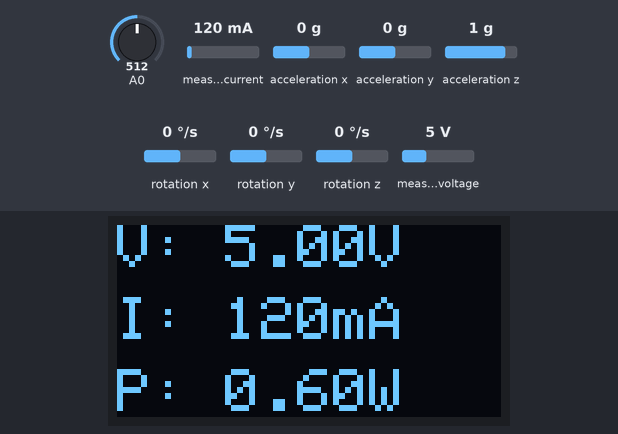
The sketch below on a simulated ESP8266 (NodeMCU). Parts: 128×64 one-colour display. Inputs (shaded band) come from the test bench; at power-on: measured current 120 mA, measured voltage 5 V, A0 = 512, acceleration x 0 g, acceleration y 0 g, acceleration z 1 g, rotation x 0 °/s, rotation y 0 °/s, rotation z 0 °/s. What the sketch prints to the serial monitor is not drawn.

Above: at 7.2 s.
7.3 s: measured current set to 0 mA
At 9.1 s:
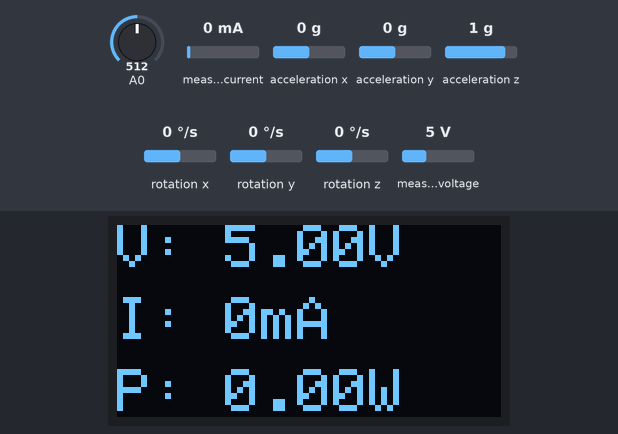
9.7 s: measured voltage set to 0.3 V
At 11.5 s:
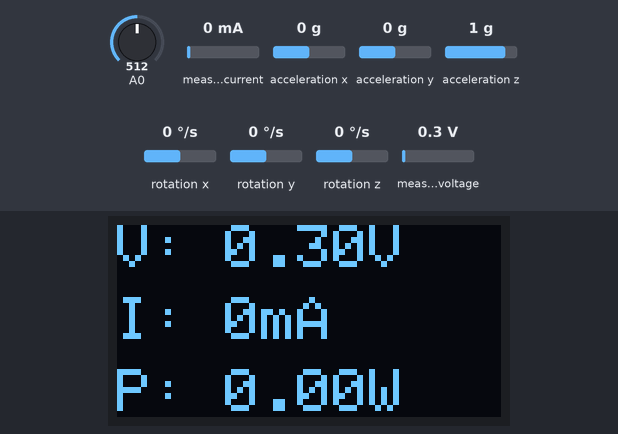
11.8 s: measured current set to 40 mA
At 12.8 s:
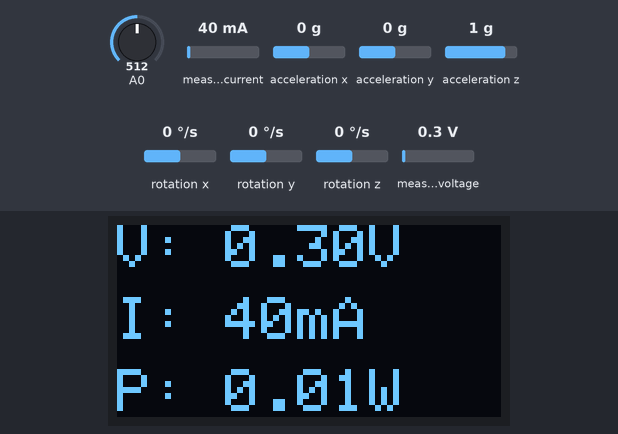
13.9 s: measured voltage set to 3.8 V
At 15.3 s:
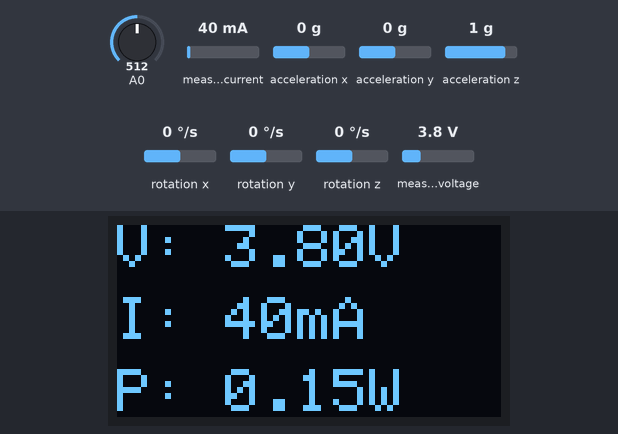
Timing chart, 0 to 16.9 s (numbered marks = the images above; inputs shaded):
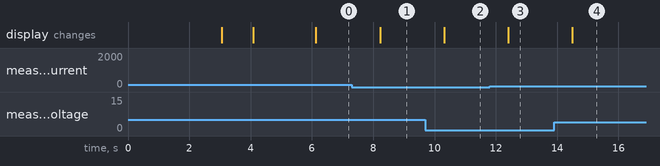

Measured:
- after the input at 7.3 s, the display: changes after 0.92 s (image 1)
- after the input at 9.7 s, the display: changes after 0.61 s (image 2)
- after the input at 11.8 s, the display: changes after 0.60 s (image 3)
- after the input at 13.9 s, the display: changes after 0.60 s (image 4)

The sketch:

Basic_sensor_module.ino
```cpp
/*********
 Electric (EV) & Autonomous vehicle (AV) module kit
 By FABLab Bangkok
*********/

#include <Wire.h>
#include <Adafruit_INA219.h>
#include <Adafruit_GFX.h>
#include <Adafruit_SSD1306.h>
#include <MPU6050.h>

#define light 2                     // analog pin header of light sensor
const float ADC_REF_VOLTAGE = 5.0;  // Reference voltage (adjust if 3.3V)
const int ADC_RESOLUTION = 4095;    // For 12-bit ADC
Adafruit_INA219 ina219;             // Battery monitoring sensor
//---------------------------------------------------------------------------
MPU6050 mpu;                           // IMU sensor
int16_t axr, ayr, azr, gxr, gyr, gzr;  // Setup IMU variable
// Choose full-scale ranges and matching scale constants
//  Accel: 0=±2g, 1=±4g, 2=±8g, 3=±16g
//  Gyro : 0=±250, 1=±500, 2=±1000, 3=±2000 °/s

const uint8_t ACCEL_RANGE = 1;  // ±4g
const uint8_t GYRO_RANGE = 1;   // ±500 dps

// Scale factors (LSB per unit) for the chosen ranges:
const float ACC_SCALE = 8192.0f;  // LSB/g for ±4g
const float GYR_SCALE = 65.5f;    // LSB/(°/s) for ±500 dps

// Optional: enter your factory/calibrated offsets (in raw LSB units)
const int16_t AX_OFF = 0, AY_OFF = 0, AZ_OFF = 0;
const int16_t GX_OFF = 0, GY_OFF = 0, GZ_OFF = 0;

// Complementary filter state
float roll_deg = 0.0f;   // x-axis rotation
float pitch_deg = 0.0f;  // y-axis rotation
float alpha = 0.98f;     // 0.96–0.99; higher = more gyro trust (gyroscope bias)

uint32_t lastMicros = 0;  // timestamp setup
// (1 Radian = 57.3 degree = 180/PI
static inline float rad2deg(float r) {
  return r * 180.0f / PI;
}
//-----------------------------------------------------------------
int light_value;          // Light sensor value 0-4095
#define SCREEN_WIDTH 128  // OLED display width, in pixels
#define SCREEN_HEIGHT 64  // OLED display height, in pixels

// Declaration for an SSD1306 display connected to I2C (SDA, SCL pins)
// The -1 parameter means no reset pin, which is common for built-in OLEDs.
Adafruit_SSD1306 display(SCREEN_WIDTH, SCREEN_HEIGHT, &Wire, -1);
// 'FabLab Bangkok Logo Black', 128x64px
const unsigned char FriedRice[] PROGMEM = {
  0xff, 0xff, 0xff, 0xff, 0xff, 0xff, 0xff, 0xff, 0xff, 0xff, 0xff, 0xff, 0xff, 0xff, 0xff, 0xff,
  0xff, 0xff, 0xff, 0xff, 0xff, 0xff, 0xff, 0xff, 0xff, 0xff, 0xff, 0xff, 0xff, 0xff, 0xff, 0xff,
  0xff, 0xff, 0xff, 0xff, 0xff, 0xff, 0xff, 0xff, 0xff, 0xff, 0xff, 0xff, 0xff, 0xff, 0xff, 0xff,
  0xff, 0xff, 0xff, 0xff, 0xff, 0xff, 0xff, 0xff, 0xff, 0xff, 0xff, 0xff, 0xff, 0xff, 0xff, 0xff,
  0xff, 0xff, 0xff, 0xff, 0xff, 0xff, 0xff, 0xff, 0xff, 0xff, 0xff, 0xff, 0xff, 0xff, 0xff, 0xff,
  0xff, 0xff, 0xff, 0xff, 0xff, 0xff, 0xff, 0xff, 0xff, 0xff, 0xff, 0xff, 0xff, 0xff, 0xff, 0xff,
  0xff, 0xff, 0xff, 0xff, 0xff, 0xff, 0xff, 0xff, 0xff, 0xff, 0xff, 0xff, 0xff, 0xff, 0xff, 0xff,
  0xff, 0xff, 0xff, 0xff, 0xff, 0xff, 0xff, 0xe3, 0xff, 0xff, 0xff, 0xff, 0xff, 0xff, 0xff, 0xff,
  0xff, 0xff, 0xff, 0xff, 0xff, 0xff, 0xe2, 0x7f, 0x7f, 0xff, 0xff, 0xff, 0xff, 0xff, 0xff, 0xff,
  0xff, 0xff, 0xff, 0xff, 0xff, 0xfc, 0xff, 0xff, 0xf9, 0xff, 0xc7, 0xfb, 0xff, 0xff, 0xff, 0xff,
  0xff, 0xff, 0xff, 0xff, 0xff, 0xf3, 0xff, 0xff, 0xff, 0x3e, 0xff, 0x7e, 0xff, 0xff, 0xff, 0xff,
  0xff, 0xff, 0xff, 0xfb, 0xff, 0xe7, 0xff, 0xff, 0xff, 0xf1, 0xff, 0xbf, 0xbf, 0xff, 0xff, 0xff,
  0xff, 0xff, 0xff, 0xef, 0xff, 0x3f, 0xff, 0xff, 0xff, 0xf9, 0xff, 0xdf, 0xef, 0xff, 0xff, 0xff,
  0xff, 0xff, 0xff, 0xff, 0xfe, 0xff, 0xff, 0x07, 0xff, 0xfc, 0xff, 0xe7, 0xf7, 0xff, 0xff, 0xff,
  0xff, 0xff, 0xff, 0x7f, 0xf9, 0xff, 0xff, 0xfe, 0xff, 0xfc, 0xff, 0x9f, 0x1d, 0xff, 0xff, 0xff,
  0xff, 0xff, 0xfe, 0xff, 0xf7, 0xff, 0xff, 0xff, 0x3f, 0xfe, 0x7f, 0x7f, 0xef, 0xff, 0xff, 0xff,
  0xff, 0xff, 0xff, 0xff, 0xef, 0xfe, 0xff, 0xff, 0x9f, 0xfc, 0x9e, 0xff, 0xf7, 0xff, 0xff, 0xff,
  0xff, 0xff, 0xf7, 0xff, 0x9f, 0xfd, 0xff, 0xff, 0x9f, 0xfc, 0x05, 0xff, 0xf7, 0xdf, 0xff, 0xff,
  0xff, 0xff, 0xef, 0xff, 0x1f, 0xfd, 0xff, 0xff, 0xaf, 0xfe, 0x01, 0xff, 0xf3, 0xef, 0xff, 0xff,
  0xff, 0xff, 0xff, 0xfc, 0x3f, 0xff, 0xff, 0xff, 0xef, 0xff, 0x11, 0xff, 0xf7, 0xf7, 0xff, 0xff,
  0xff, 0xff, 0xdf, 0xf8, 0x3f, 0xfd, 0xff, 0xff, 0xff, 0xff, 0x04, 0xff, 0xe7, 0xfb, 0xff, 0xff,
  0xff, 0xff, 0xbf, 0xf8, 0x7f, 0xfe, 0xff, 0xff, 0xdf, 0xff, 0x00, 0x7e, 0x78, 0xfb, 0xff, 0xff,
  0xff, 0xff, 0xff, 0xe2, 0xff, 0xfe, 0xff, 0xff, 0xff, 0xfe, 0x00, 0x3b, 0xff, 0x7d, 0xff, 0xff,
  0xff, 0xff, 0x7f, 0xe2, 0x1f, 0xff, 0xcf, 0xfc, 0xff, 0xf8, 0x06, 0x17, 0xff, 0xbe, 0xff, 0xff,
  0xff, 0xfe, 0xff, 0xc2, 0x07, 0xff, 0xe1, 0x03, 0xff, 0xf0, 0x02, 0x0f, 0xff, 0xde, 0xff, 0xff,
  0xff, 0xff, 0xff, 0x18, 0x07, 0xff, 0xfe, 0xff, 0xff, 0xf0, 0x01, 0x0f, 0xff, 0xdf, 0xff, 0xff,
  0xff, 0xff, 0xff, 0x94, 0x07, 0xff, 0xff, 0xff, 0xff, 0xe0, 0x00, 0x8f, 0xff, 0x9f, 0x7f, 0xff,
  0xff, 0xfd, 0xff, 0x06, 0x21, 0xff, 0xff, 0xff, 0xff, 0xe0, 0x00, 0x0f, 0xff, 0x9f, 0xff, 0xff,
  0xff, 0xfd, 0xff, 0x08, 0x20, 0x3f, 0xff, 0xff, 0xff, 0x80, 0x00, 0x0f, 0xff, 0x1f, 0xbf, 0xff,
  0xff, 0xfd, 0xff, 0x40, 0x00, 0x0f, 0xff, 0xff, 0xf8, 0x00, 0x00, 0x03, 0xfe, 0x3f, 0xbf, 0xff,
  0xff, 0xfd, 0xff, 0x06, 0x00, 0x07, 0xff, 0xfe, 0x00, 0x01, 0x81, 0x01, 0xf0, 0x7f, 0xbf, 0xff,
  0xff, 0xfd, 0xfe, 0x91, 0x80, 0x00, 0xe3, 0xf8, 0x00, 0x00, 0x01, 0x00, 0x1e, 0xff, 0xbf, 0xff,
  0xff, 0xfd, 0xff, 0x00, 0x06, 0x00, 0x00, 0x00, 0x00, 0x40, 0x00, 0x00, 0xfe, 0xff, 0xbf, 0xff,
  0xff, 0xfd, 0xff, 0x00, 0xb1, 0x00, 0x00, 0x00, 0x00, 0x11, 0x00, 0x03, 0xfe, 0xff, 0xbf, 0xff,
  0xff, 0xfd, 0xff, 0x01, 0x68, 0x06, 0x83, 0x00, 0x60, 0x40, 0x00, 0x0f, 0xfe, 0x7f, 0xbf, 0xff,
  0xff, 0xff, 0xff, 0x00, 0x09, 0x80, 0xc0, 0x30, 0x00, 0x04, 0x00, 0x3f, 0xfe, 0xff, 0x7f, 0xff,
  0xff, 0xfe, 0xff, 0x90, 0x82, 0x00, 0x00, 0x11, 0x02, 0x02, 0x01, 0xff, 0xfe, 0xff, 0x7f, 0xff,
  0xff, 0xfe, 0xff, 0x88, 0x02, 0x00, 0x10, 0x00, 0x08, 0x00, 0x0f, 0xff, 0xfe, 0xff, 0x7f, 0xff,
  0xff, 0xfe, 0xff, 0xc8, 0x60, 0x00, 0x01, 0x00, 0x00, 0x00, 0x1f, 0xff, 0xfe, 0xfe, 0xff, 0xff,
  0xff, 0xff, 0x7f, 0xc0, 0x01, 0x00, 0x20, 0x01, 0x00, 0x40, 0x0f, 0xff, 0xf9, 0xfe, 0xff, 0xff,
  0xff, 0xff, 0x3f, 0xe0, 0x00, 0x00, 0x04, 0x00, 0x42, 0x00, 0x07, 0xff, 0xf3, 0xfd, 0xff, 0xff,
  0xff, 0xff, 0xbf, 0xf8, 0x00, 0x20, 0x00, 0x00, 0x08, 0x00, 0x01, 0xff, 0xc7, 0xfb, 0xff, 0xff,
  0xff, 0xff, 0xdf, 0xfe, 0x40, 0x00, 0x01, 0x00, 0x00, 0x00, 0x00, 0xff, 0x1f, 0xfb, 0xff, 0xff,
  0xff, 0xff, 0xef, 0xfe, 0x30, 0x10, 0x00, 0x00, 0x00, 0x00, 0x00, 0x00, 0x7f, 0xf7, 0xff, 0xff,
  0xff, 0xff, 0xf7, 0xff, 0x80, 0x02, 0x00, 0x00, 0x00, 0x00, 0x00, 0x07, 0xff, 0xef, 0xff, 0xff,
  0xff, 0xff, 0xfb, 0xff, 0xc0, 0x0a, 0x02, 0x00, 0x40, 0x00, 0x00, 0x3f, 0xff, 0xdf, 0xff, 0xff,
  0xff, 0xff, 0xfd, 0xff, 0xf0, 0x00, 0x00, 0x00, 0x00, 0x00, 0x00, 0xff, 0xff, 0xbf, 0xff, 0xff,
  0xff, 0xff, 0xfe, 0x7f, 0xfe, 0x00, 0x00, 0x00, 0x04, 0x00, 0x07, 0xff, 0xfe, 0x7f, 0xff, 0xff,
  0xff, 0xff, 0xff, 0x3f, 0xff, 0xe0, 0x60, 0x01, 0x00, 0x00, 0x9f, 0xff, 0xfc, 0xff, 0xff, 0xff,
  0xff, 0xff, 0xff, 0xcf, 0xff, 0xf1, 0x00, 0x00, 0x00, 0x10, 0xff, 0xff, 0xf1, 0xff, 0xff, 0xff,
  0xff, 0xff, 0xff, 0xf3, 0xff, 0xff, 0x80, 0x00, 0x00, 0xff, 0xff, 0xff, 0xc7, 0xff, 0xff, 0xff,
  0xff, 0xff, 0xff, 0xf8, 0xff, 0xff, 0xf8, 0xe7, 0x7f, 0xff, 0xff, 0xff, 0x1f, 0xff, 0xff, 0xff,
  0xff, 0xff, 0xff, 0xfe, 0x3f, 0xff, 0xff, 0xff, 0xff, 0xff, 0xff, 0xfc, 0x7f, 0xff, 0xff, 0xff,
  0xff, 0xff, 0xff, 0xff, 0xc7, 0xff, 0xff, 0xff, 0xff, 0xff, 0xff, 0xf1, 0xff, 0xff, 0xff, 0xff,
  0xff, 0xff, 0xff, 0xff, 0xf0, 0xff, 0xff, 0xff, 0xff, 0xff, 0xff, 0x87, 0xff, 0xff, 0xff, 0xff,
  0xff, 0xff, 0xff, 0xff, 0xfe, 0x1f, 0xff, 0xff, 0xff, 0xff, 0xfc, 0x3f, 0xff, 0xff, 0xff, 0xff,
  0xff, 0xff, 0xff, 0xff, 0xff, 0xc1, 0xff, 0xff, 0xff, 0xff, 0xc1, 0xff, 0xff, 0xff, 0xff, 0xff,
  0xff, 0xff, 0xff, 0xff, 0xff, 0xfc, 0x07, 0xff, 0xff, 0xf0, 0x1f, 0xff, 0xff, 0xff, 0xff, 0xff,
  0xff, 0xff, 0xff, 0xff, 0xff, 0xff, 0xe0, 0x00, 0x00, 0x07, 0xff, 0xff, 0xff, 0xff, 0xff, 0xff,
  0xff, 0xff, 0xff, 0xff, 0xff, 0xff, 0xff, 0xfe, 0x1f, 0xff, 0xff, 0xff, 0xff, 0xff, 0xff, 0xff,
  0xff, 0xff, 0xff, 0xff, 0xff, 0xff, 0xff, 0xff, 0xff, 0xff, 0xff, 0xff, 0xff, 0xff, 0xff, 0xff,
  0xff, 0xff, 0xff, 0xff, 0xff, 0xff, 0xff, 0xff, 0xff, 0xff, 0xff, 0xff, 0xff, 0xff, 0xff, 0xff,
  0xff, 0xff, 0xff, 0xff, 0xff, 0xff, 0xff, 0xff, 0xff, 0xff, 0xff, 0xff, 0xff, 0xff, 0xff, 0xff,
  0xff, 0xff, 0xff, 0xff, 0xff, 0xff, 0xff, 0xff, 0xff, 0xff, 0xff, 0xff, 0xff, 0xff, 0xff, 0xff
};

void setup() {
  Serial.begin(115200);
  pinMode(light, INPUT);
  light_value = analogRead(light);
  // Start I2C Communication SDA = 5 and SCL = 4 on Wemos Lolin32 ESP32 with built-in SSD1306 OLED
  // Make sure these pins match your specific ESP32 board and OLED connection.
  // Wire.begin(21 ,22);
  Wire.begin(5, 4);
  // Initialize the OLED display
  if (!display.begin(SSD1306_SWITCHCAPVCC, 0x3C, false, false)) {
    Serial.println(F("SSD1306 allocation failed"));
    for (;;)
      ;  // Don't proceed, loop forever
  }
  delay(2000);  // Pause for 2 seconds to allow the display to initialize
  // Clear the display buffer before drawing anything
  display.clearDisplay();
  // --- Code to display text ---
  // You can add more text with different positions and sizes
  display.setTextSize(2);
  display.setTextColor(SSD1306_WHITE);
  display.setCursor(20, 20);  // Move cursor to x=0, y=20
  display.println("WELCOME");
  delay(1000);
  display.clearDisplay();

  //Display FABLab Bangkok Logo
  display.drawBitmap(0, 0, FriedRice, 128, 64, SSD1306_WHITE);
  display.display();  // Show the content of the buffer on the OLED
  delay(1000);
  display.clearDisplay();

  display.setTextSize(2);
  display.setTextColor(SSD1306_WHITE);
  display.setCursor(10, 10);
  display.println("Initializing INA219...");
  // Display everything that's been drawn to the buffer on the screen
  display.display();
  delay(1000);

  // Clear the display buffer before drawing anything
  display.clearDisplay();

  while (!Serial) {
    ;
  }
  Serial.println("Initializing INA219 for Battery Monitoring...");
  if (!ina219.begin()) {
    Serial.println("Failed to find INA219 chip");
    // while (1) {
    //   delay(10);
    // }
  }
  ina219.setCalibration_32V_2A();
  // ****Battery voltage calibration******
  // To use a slightly lower 32V, 1A range (higher precision on amps):
  //ina219.setCalibration_32V_1A();
  // Or to use a lower 16V, 400mA range (higher precision on volts and amps):
  //ina219.setCalibration_16V_400mA();
  delay(1000);  //
  Serial.println("INA219 initialized successfully!");

  // Init MPU6050
  Serial.println("Initializing MPU6050...");
  mpu.initialize();
  if (!mpu.testConnection()) {
    Serial.println("MPU6050 connection failed");
    while (1)
      ;
  } else {
    Serial.println("MPU6050 ready");
  }
  // Set ranges
  mpu.setFullScaleAccelRange(ACCEL_RANGE);
  mpu.setFullScaleGyroRange(GYRO_RANGE);
  // Apply optional offsets (comment out if not calibrated)
  if (AX_OFF || AY_OFF || AZ_OFF || GX_OFF || GY_OFF || GZ_OFF) {
    mpu.setXAccelOffset(AX_OFF);
    mpu.setYAccelOffset(AY_OFF);
    mpu.setZAccelOffset(AZ_OFF);
    mpu.setXGyroOffset(GX_OFF);
    mpu.setYGyroOffset(GY_OFF);
    mpu.setZGyroOffset(GZ_OFF);
  }
  // Seed the filter with accelerometer tilt to avoid a jump at start
  mpu.getMotion6(&axr, &ayr, &azr, &gxr, &gyr, &gzr);
  {
    float ax = axr / ACC_SCALE;
    float ay = ayr / ACC_SCALE;
    float az = azr / ACC_SCALE;
    float accRoll = rad2deg(atan2f(ay, az));
    float accPitch = rad2deg(atan2f(-ax, sqrtf(ay * ay + az * az)));
    roll_deg = accRoll;
    pitch_deg = accPitch;
  }
  lastMicros = micros();
  Serial.println("Ready. Printing roll° and pitch° (complementary filter).");
}
void loop() {
  float busVoltage = ina219.getBusVoltage_V();  // Voltage (V)
  float current_mA = ina219.getCurrent_mA();    // Current (mA)
  float power_mW = ina219.getPower_mW();        // Power (mW)
  Serial.print("Battery Voltage: ");
  Serial.print(busVoltage);
  Serial.println(" V");
  Serial.print("Current:         ");
  Serial.print(current_mA);
  Serial.println(" mA");
  Serial.print("Power:           ");
  Serial.print(power_mW);
  Serial.println(" mW");

  // Light sensor calibration
  light_value = analogRead(light);
  float voltage = light_value * (ADC_REF_VOLTAGE / ADC_RESOLUTION);
  // Convert to lux (approximation)
  // Formula based on tests: lux ≈ (voltage * 2) * 1000
  // This assumes linear output: ~1V = 1000 lux
  // 1V output ≈ 1000 lux (from empirical measurements)
  //Thus, lux = voltage * 1000 / 0.5 = voltage * 2000 (since at 0.5V ≈ 500 lux)
  float lux = (voltage * 2.0) * 1000;

  Serial.print("Raw Light data: ");
  Serial.print(light_value);
  Serial.print(" | Voltage: ");
  Serial.print(voltage);
  Serial.print(" V | Approx Lux: ");
  Serial.println(lux);

  // MPU6050 calibration (acceleration & gyro)
  // Time step (s)
  uint32_t now = micros();
  float dt = (now - lastMicros) * 1e-6f;
  lastMicros = now;
  if (dt <= 0.0f || dt > 0.25f) dt = 0.01f;  // guard against pauses
  // Read MPU6050 (acceleration & gyro)
  mpu.getMotion6(&axr, &ayr, &azr, &gxr, &gyr, &gzr);
  // Convert to physical units
  float ax = axr / ACC_SCALE;  // g
  float ay = ayr / ACC_SCALE;  // g
  float az = azr / ACC_SCALE;  // g
  float gx = gxr / GYR_SCALE;  // deg/s about X
  float gy = gyr / GYR_SCALE;  // deg/s about Y
  // float gz = gzr / GYR_SCALE; // deg/s about Z (yaw rate, not used here)

  // Accelerometer-only angles (degrees)
  // Roll  (x-axis)  = atan2(Ay, Az)
  // Pitch (y-axis)  = atan2(-Ax, sqrt(Ay^2 + Az^2))
  float accRoll = rad2deg(atan2f(ay, az));
  float accPitch = rad2deg(atan2f(-ax, sqrtf(ay * ay + az * az)));

  // Gyro integration (deg) (+= --> x=x+y ---> Roll degree = Roll degree + (gx * dt)
  roll_deg += gx * dt;
  pitch_deg += gy * dt;

  // Complementary filter
  roll_deg = alpha * roll_deg + (1.0f - alpha) * accRoll;
  pitch_deg = alpha * pitch_deg + (1.0f - alpha) * accPitch;

  // Output @ ~50 Hz
  static uint32_t lastPrint = 0;
  if (millis() - lastPrint > 20) {
    lastPrint = millis();
    Serial.print("Roll: ");
    Serial.print(roll_deg, 2);
    Serial.print("°   ");
    Serial.print("Pitch: ");
    Serial.print(pitch_deg, 2);
    Serial.println("°");
  }

  Serial.println("----------------------------");

  // Examine current direction
  if (current_mA > 0) {
    Serial.println("    (Battery is DISCHARGING)");
  } else if (current_mA < 0) {
    Serial.println("    (Battery is CHARGING)");
  } else {
    Serial.println("    (No current flow)");
  }

  Serial.println("");
  // --- OLED Display ---
  display.clearDisplay();
  // Display Voltage
  display.setTextSize(2);
  display.setCursor(0, 0);  // initial position (X, Y)
  display.print("V: ");
  display.print(busVoltage, 2);
  display.println("V");

  // Display current
  display.setTextSize(2);
  display.setCursor(0, 24);
  display.print("I: ");
  display.print(current_mA, 0);
  display.println("mA");

  // Display power
  display.setTextSize(2);
  display.setCursor(0, 48);
  display.print("P: ");
  display.print(power_mW / 1000.0, 2);
  display.println("W");

  display.display();  // Updating information on OLED screen
  delay(1000);
}
```
